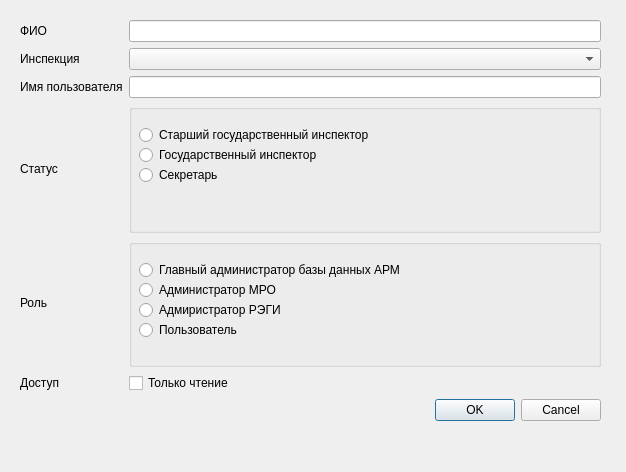
<?xml version="1.0" encoding="UTF-8"?>
<ui version="4.0">
 <class>userEditFrm</class>
 <widget class="QDialog" name="userForm">
  <property name="geometry">
   <rect>
    <x>0</x>
    <y>0</y>
    <width>626</width>
    <height>472</height>
   </rect>
  </property>
  <property name="windowTitle">
   <string>Редактирование пользователя</string>
  </property>
  <widget class="QWidget" name="layoutWidget">
   <property name="geometry">
    <rect>
     <x>20</x>
     <y>20</y>
     <width>581</width>
     <height>401</height>
    </rect>
   </property>
   <layout class="QGridLayout" name="gridLayout">
    <item row="2" column="0">
     <widget class="QLabel" name="labelName">
      <property name="text">
       <string>Имя пользователя</string>
      </property>
     </widget>
    </item>
    <item row="2" column="1">
     <widget class="QLineEdit" name="lineEditName"/>
    </item>
    <item row="1" column="0">
     <widget class="QLabel" name="labelInspection">
      <property name="text">
       <string>Инспекция</string>
      </property>
     </widget>
    </item>
    <item row="4" column="1">
     <widget class="QGroupBox" name="groupBoxRole">
      <property name="title">
       <string/>
      </property>
      <widget class="QRadioButton" name="radioButton_4">
       <property name="geometry">
        <rect>
         <x>10</x>
         <y>20</y>
         <width>341</width>
         <height>22</height>
        </rect>
       </property>
       <property name="text">
        <string>Главный администратор базы данных АРМ</string>
       </property>
      </widget>
      <widget class="QRadioButton" name="radioButton_5">
       <property name="geometry">
        <rect>
         <x>10</x>
         <y>40</y>
         <width>311</width>
         <height>22</height>
        </rect>
       </property>
       <property name="text">
        <string>Администратор МРО</string>
       </property>
      </widget>
      <widget class="QRadioButton" name="radioButton_6">
       <property name="geometry">
        <rect>
         <x>10</x>
         <y>60</y>
         <width>191</width>
         <height>22</height>
        </rect>
       </property>
       <property name="text">
        <string>Адмиристратор РЭГИ</string>
       </property>
      </widget>
      <widget class="QRadioButton" name="radioButton_7">
       <property name="geometry">
        <rect>
         <x>10</x>
         <y>80</y>
         <width>161</width>
         <height>22</height>
        </rect>
       </property>
       <property name="text">
        <string>Пользователь</string>
       </property>
      </widget>
     </widget>
    </item>
    <item row="5" column="0">
     <widget class="QLabel" name="labelAccess">
      <property name="text">
       <string>Доступ</string>
      </property>
     </widget>
    </item>
    <item row="0" column="1">
     <widget class="QLineEdit" name="lineEditFio"/>
    </item>
    <item row="1" column="1">
     <widget class="QComboBox" name="comboBoxInspection"/>
    </item>
    <item row="3" column="1">
     <widget class="QGroupBox" name="groupBoxStatus">
      <property name="title">
       <string/>
      </property>
      <widget class="QRadioButton" name="radioButton_1">
       <property name="geometry">
        <rect>
         <x>10</x>
         <y>20</y>
         <width>341</width>
         <height>22</height>
        </rect>
       </property>
       <property name="text">
        <string>Старший государственный инспектор</string>
       </property>
      </widget>
      <widget class="QRadioButton" name="radioButton_2">
       <property name="geometry">
        <rect>
         <x>10</x>
         <y>40</y>
         <width>311</width>
         <height>22</height>
        </rect>
       </property>
       <property name="text">
        <string>Государственный инспектор</string>
       </property>
      </widget>
      <widget class="QRadioButton" name="radioButton_3">
       <property name="geometry">
        <rect>
         <x>10</x>
         <y>60</y>
         <width>100</width>
         <height>22</height>
        </rect>
       </property>
       <property name="text">
        <string>Секретарь</string>
       </property>
      </widget>
     </widget>
    </item>
    <item row="5" column="1">
     <widget class="QCheckBox" name="checkBox">
      <property name="text">
       <string>Только чтение</string>
      </property>
     </widget>
    </item>
    <item row="3" column="0">
     <widget class="QLabel" name="labelStatus">
      <property name="text">
       <string>Статус</string>
      </property>
     </widget>
    </item>
    <item row="6" column="1">
     <widget class="QDialogButtonBox" name="buttonBox">
      <property name="orientation">
       <enum>Qt::Horizontal</enum>
      </property>
      <property name="standardButtons">
       <set>QDialogButtonBox::Cancel|QDialogButtonBox::Ok</set>
      </property>
     </widget>
    </item>
    <item row="4" column="0">
     <widget class="QLabel" name="labelRole">
      <property name="text">
       <string>Роль</string>
      </property>
     </widget>
    </item>
    <item row="0" column="0">
     <widget class="QLabel" name="labelFio">
      <property name="text">
       <string>ФИО</string>
      </property>
     </widget>
    </item>
   </layout>
  </widget>
 </widget>
 <resources/>
 <connections>
  <connection>
   <sender>buttonBox</sender>
   <signal>accepted()</signal>
   <receiver>userForm</receiver>
   <slot>accept()</slot>
   <hints>
    <hint type="sourcelabel">
     <x>248</x>
     <y>254</y>
    </hint>
    <hint type="destinationlabel">
     <x>157</x>
     <y>274</y>
    </hint>
   </hints>
  </connection>
  <connection>
   <sender>buttonBox</sender>
   <signal>rejected()</signal>
   <receiver>userForm</receiver>
   <slot>reject()</slot>
   <hints>
    <hint type="sourcelabel">
     <x>316</x>
     <y>260</y>
    </hint>
    <hint type="destinationlabel">
     <x>286</x>
     <y>274</y>
    </hint>
   </hints>
  </connection>
 </connections>
</ui>
